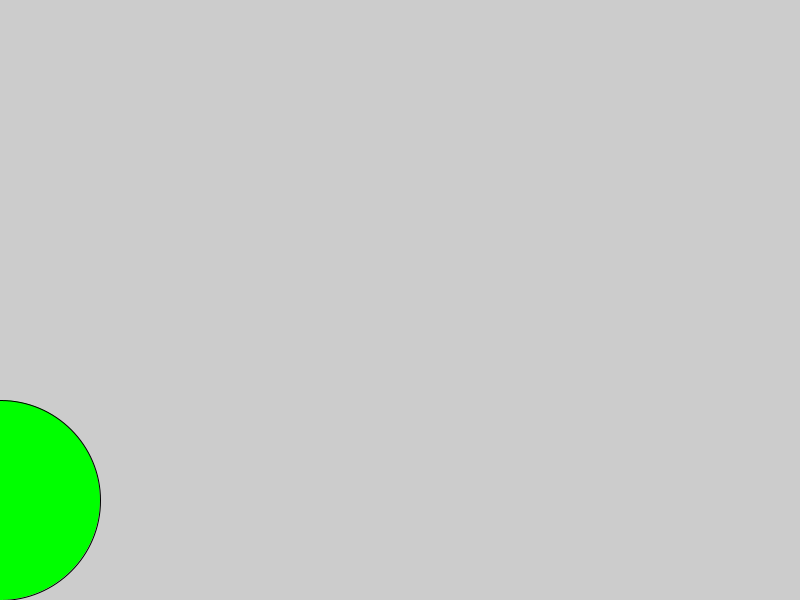
Frame 1 (no input)
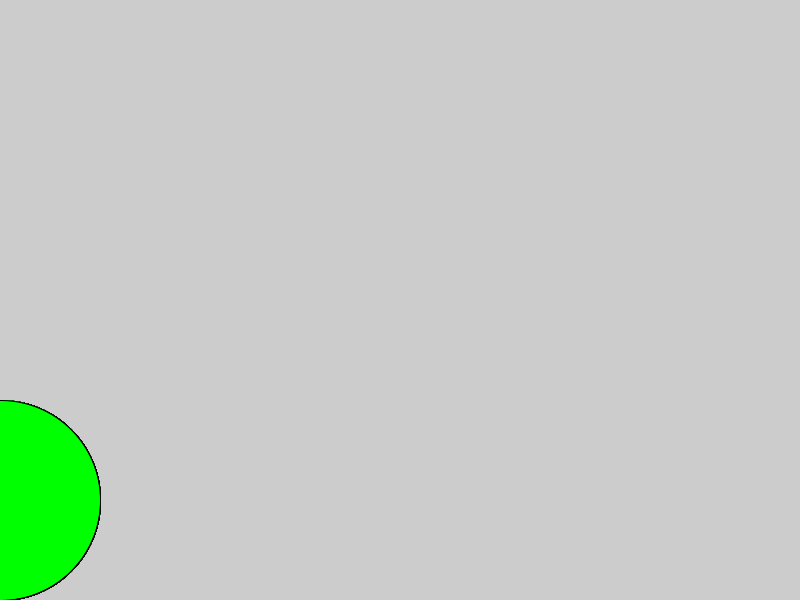
Frame 60 (the mouse pressed at the canvas centre just before this capture)
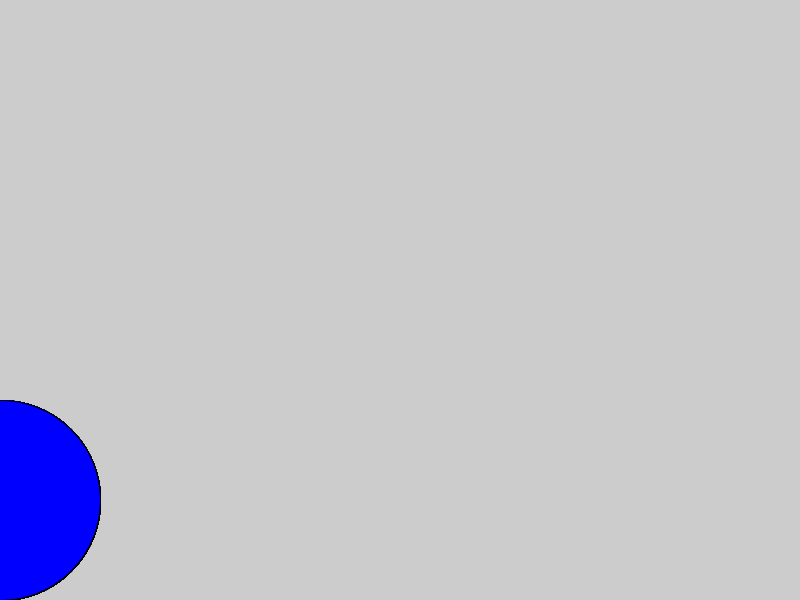
Frame 120 (the mouse held since frame 60 and released just before this capture)

The Processing sketch that drew these frames (run headless with seeded random() and noise(); from frame 60 on, the mouse is pressed at the canvas centre):

// Processing sketch: LogicalDotBasic
// ── LogicalDotBasic.pde
int x=0;
void setup(){
  size(800,600);
}
void draw(){
  if(mousePressed){
  fill(0,0,255);
  }
  else{
    fill(0,255,0);
  }
  ellipse(x,500,200,200);
}

  
